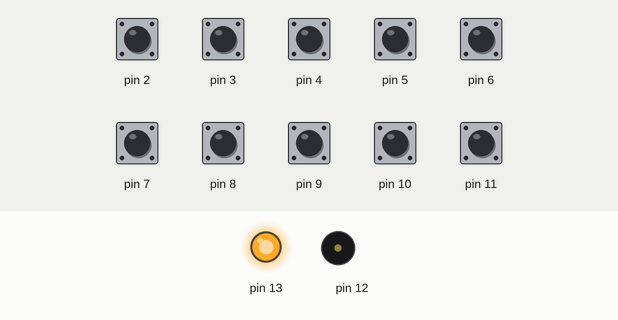
This sketch was run on a simulated Arduino Uno, built with avr-gcc and run on an emulated ATmega328P. On the bench: output pins drawn as LEDs (lit = HIGH), buzzer (waves = sounding). The inputs (shaded band) are chosen by the test bench; at power-on: pin 2–11 HIGH.

Above: at 1.2 s.
1.3 s: pin 2 pulled LOW for 0.15 s
At 1.37 s:
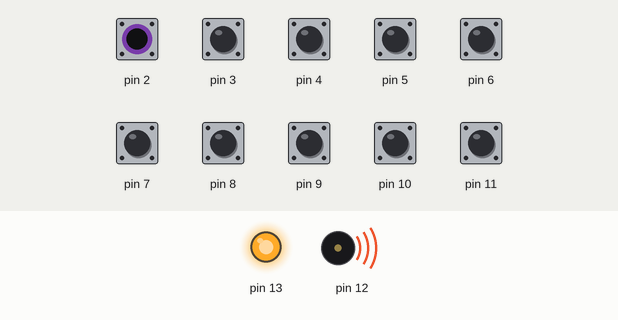
Timing chart, 0 to 4.3 s (numbered marks = the images above; inputs shaded):
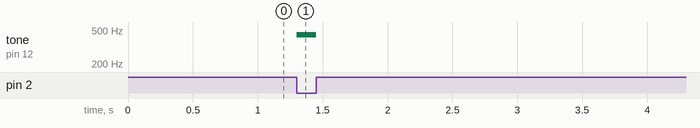

The sketch:

Arduino_Kosaka_Solo.ino
```cpp
#define nt_A4 440
#define nt_Bb4 466
#define nt_C5 523
#define nt_D5 587
#define nt_Eb5 622
#define nt_E5 659
#define nt_F5 698
#define nt_G5 784
#define nt_A5 880
#define nt_Bb5 932
int notes[] = {nt_A4, nt_Bb4, nt_C5, nt_D5, nt_Eb5, nt_E5, nt_F5, nt_G5, nt_A5, nt_Bb5};
void setup() {
    for(int i = 2; i<12; i++) {
        pinMode(i,INPUT_PULLUP);
    }
    pinMode(13,OUTPUT);
    digitalWrite(13,1);
}

void loop() {
    noTone(12);
    for(int i = 0; i<10;i++) {
        while (!digitalRead(i+2)) {
            tone(12,notes[i]);
        }
    }
}
```

Measured:
- after the input at 1.3 s, tone on pin 12: silent → 440 Hz at once, → silent 0.15 s later
